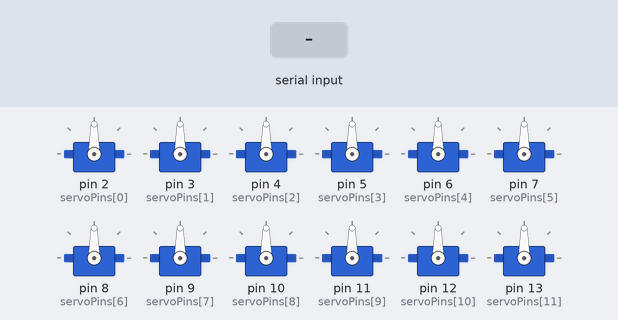
The program below on a simulated Arduino Nano, built with avr-gcc and run on an emulated ATmega328P. Shown: 12 × servo. The test bench sets the inputs (shaded band). What the program prints to the serial monitor is not drawn.

Above: at 1.7 s.
1.8 s: "WALK:1\n" received over Serial
At 2.2 s:
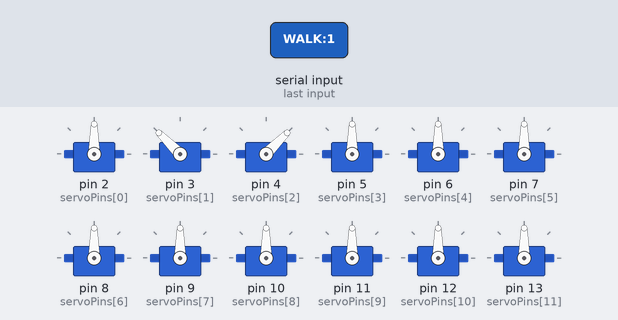
4.3 s: "STATUS:1\n" received over Serial
At 4.7 s:
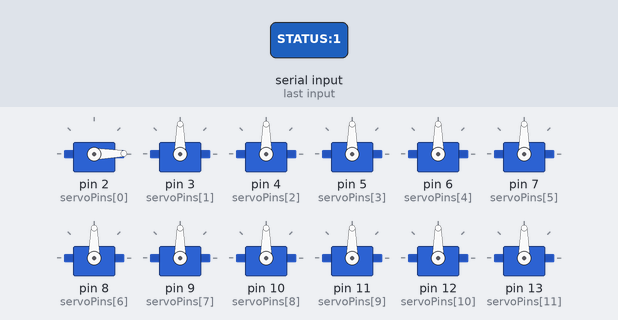
5.8 s: "ALL:\n" received over Serial
At 7.0 s:
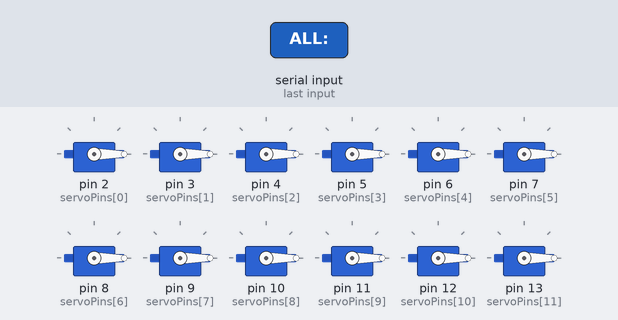
7.3 s: "WALK\n" received over Serial
At 9.1 s:
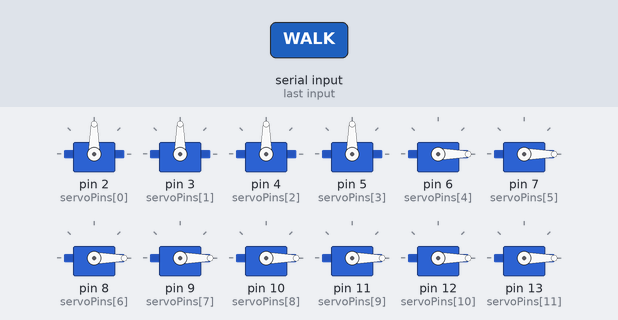
9.8 s: "STATUS:150\n" received over Serial
At 11.0 s:
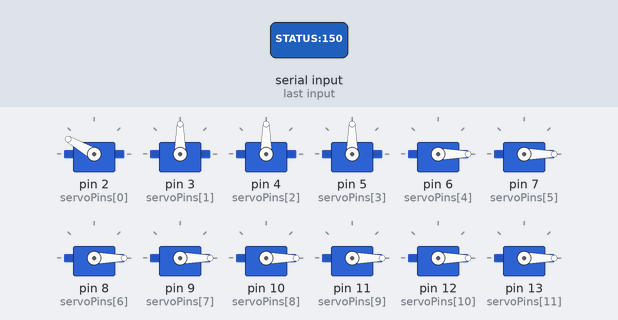
11.3 s: "WALK:150\n" received over Serial
At 12.2 s:
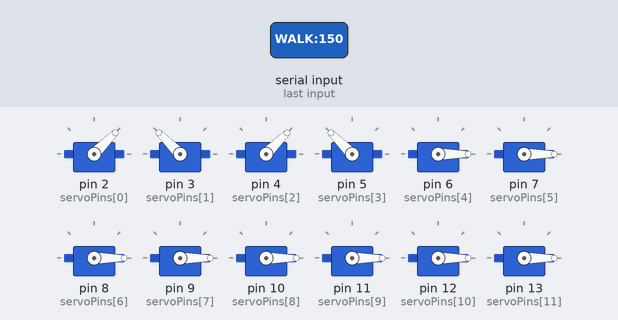
Timing chart, 0 to 15.3 s (numbered marks = the images above; inputs shaded):
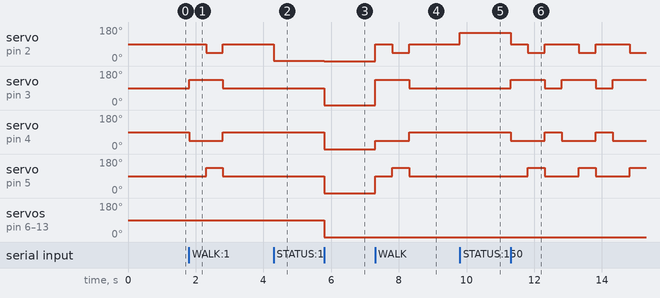

The program:

main.cpp
```cpp
/*
 * Arduino Nano Servo Control Example
 *
 * 使用 Servo 库直接通过引脚控制舵机
 *
 * 舵机信号线连接 (10个舵机):
 *   舵机 0 -> D2     舵机 1 -> D3     舵机 2 -> D4     舵机 3 -> D5
 *   舵机 4 -> D6     舵机 5 -> D7     舵机 6 -> D8     舵机 7 -> D9
 *   舵机 8 -> D10    舵机 9 -> D11
 *
 * 注意: D0/D1 用于串口通信，不用于舵机。
 *
 * 串口指令:
 *   S<编号>:<角度>    例: S0:90    舵机0转到90度
 *   SET:S<编号>:<角度>,...  例: SET:S0:30,S1:120
 *   WALK:<步数>       例: WALK:3  前进3步
 *   ALL:<角度>        例: ALL:45   所有舵机转到45度
 *   status            打印当前状态
 *   help              显示帮助
 */

#include <Arduino.h>
#include <Servo.h>
#include "services/logger.h"

// ============ 配置 ============
#define NUM_SERVOS      12          // 舵机数量
#define MIN_ANGLE       0
#define MAX_ANGLE       180
#define WALK_STEP_DELAY 500         // 每个步态姿势保持时间 (ms)

// 舵机信号引脚 (D2-D13)
const int servoPins[NUM_SERVOS] = {
    2,  3,  4,  5,  6,  7,  8,  9,   // 舵机 0-7
    10, 11, 12, 13                   // 舵机 8-11
};

// ============ 全局变量 ============
Servo servos[NUM_SERVOS];           // 舵机对象数组
int currentAngles[NUM_SERVOS];      // 当前角度
String inputBuffer = "";            // 串口输入缓冲

// ============ 函数声明 ============
void processCommand(String cmd);
void processMultipleServos(String values);
void walkForward(int steps);
void setServoAngle(int id, int angle);
void printStatus();
void printHelp();
bool isValidServo(int id);
bool isValidAngle(int angle);

// ============ 初始化 ============
void setup() {

  Serial.begin(115200);
  loggerInit(LOG_LEVEL_INFO);
  loggerPrint(LOG_LEVEL_INFO, "SYS", "System initialized.");
  LOG_E("boot error: %d", 1);
  delay(500);

  // 绑定所有舵机到引脚
  for (int i = 0; i < NUM_SERVOS; i++) {
    servos[i].attach(servoPins[i]);
    currentAngles[i] = 90;
    servos[i].write(90);
  }

  Serial.println("========================================");
  Serial.println("  10-CH Servo Control Example");
  Serial.println("========================================");
  Serial.println("Commands:");
  Serial.println("  S<id>:<angle>  - Set servo (e.g., S0:90)");
  Serial.println("  SET:S<id>:<angle>,... - Set multiple servos");
  Serial.println("  WALK:<steps>    - Walk forward (e.g., WALK:3)");
  Serial.println("  ALL:<angle>    - All servos (e.g., ALL:45)");
  Serial.println("  status         - Show status");
  Serial.println("  help           - Show help");
  Serial.println("========================================");
  Serial.print("> ");
}

// ============ 主循环 ============
void loop() {
  // 处理串口输入
  while (Serial.available() > 0) {
    char c = Serial.read();
    if (c == '\r' || c == '\n') {
      if (inputBuffer.length() > 0) {
        processCommand(inputBuffer);
        inputBuffer = "";
        Serial.println();
        Serial.print("> ");
      }
    } else if (c >= 32 && c < 127) {
      inputBuffer += c;
      Serial.print(c);
    }
  }
}

// ============ 处理指令 ============
void loggerPlatformPrint(const char* msg) {
    Serial.print(msg);
}


void processCommand(String cmd) {
  cmd.trim();
  cmd.toUpperCase();

  if (cmd == "STATUS") {
    printStatus();
    return;
  }

  if (cmd == "HELP") {
    printHelp();
    return;
  }

  // SET:S<id>:<angle>,S<id>:<angle>,...
  if (cmd.startsWith("SET:")) {
    processMultipleServos(cmd.substring(4));
    return;
  }

  // WALK:<steps>
  if (cmd == "WALK" || cmd.startsWith("WALK:")) {
    int steps = cmd == "WALK" ? 1 : cmd.substring(5).toInt();
    if (steps > 0) {
      walkForward(steps);
      Serial.print("Walked forward ");
      Serial.print(steps);
      Serial.println(" step(s)");
    } else {
      Serial.println("Error: Walk steps must be greater than 0");
    }
    return;
  }

  // ALL:<angle>
  if (cmd.startsWith("ALL:")) {
    int angle = cmd.substring(4).toInt();
    if (isValidAngle(angle)) {
      for (int i = 0; i < NUM_SERVOS; i++) {
        setServoAngle(i, angle);
      }
      Serial.print("All servos set to ");
      Serial.println(angle);
    }
    return;
  }

  // S<id>:<angle>
  if (cmd.startsWith("S")) {
    int colonPos = cmd.indexOf(':');
    if (colonPos > 1) {
      int id = cmd.substring(1, colonPos).toInt();
      int angle = cmd.substring(colonPos + 1).toInt();
      if (isValidServo(id) && isValidAngle(angle)) {
        setServoAngle(id, angle);
        Serial.print("Servo ");
        Serial.print(id);
        Serial.print(" set to ");
        Serial.println(angle);
      }
    }
    return;
  }

  Serial.print("Unknown command: ");
  Serial.println(cmd);
}

// ============ 前进步态 ==========
void walkForward(int steps) {
  //S0右前 S1右后 S2左前 S3左后
  for (int step = 0; step < steps; step++) {
    // 第一步：左前和右后抬起并向前摆动
    processMultipleServos("S0:90,S1:135,S2:45,S3:90");
    delay(WALK_STEP_DELAY);
    processMultipleServos("S0:45,S1:135,S2:45,S3:135");
    delay(WALK_STEP_DELAY);
    processMultipleServos("S0:90,S1:90,S2:90,S3:90");
    delay(WALK_STEP_DELAY);
    // delay(WALK_STEP_DELAY);
    // // 第二步：第一组落地，右前和左后抬起并向前摆动
    // processMultipleServos("S0:135,S1:90,S2:90,S3:45");
    // delay(WALK_STEP_DELAY);
    // processMultipleServos("S0:135,S1:45,S2:135,S3:45");
    // delay(WALK_STEP_DELAY);
    //     processMultipleServos("S0:90,S1:90,S2:90,S3:90");
    // delay(WALK_STEP_DELAY);
    // // 第三步：第一组再次抬起
    // processMultipleServos("S0:90,S1:135,S2:45,S3:90");
    // delay(WALK_STEP_DELAY);

    // // 第四步：第二组再次抬起，完成一个前进循环
    // processMultipleServos("S0:135,S1:90,S2:90,S3:45");
    // delay(WALK_STEP_DELAY);
  }
}

// ============ 同时设置多个舵机 ==========
void processMultipleServos(String values) {
  int start = 0;
  bool hasValidValue = false;

  while (start < static_cast<int>(values.length())) {
    int commaPos = values.indexOf(',', start);
    String item = commaPos == -1
                      ? values.substring(start)
                      : values.substring(start, commaPos);
    item.trim();

    int firstColon = item.indexOf(':');
    int secondColon = item.indexOf(':', firstColon + 1);
    if (item.startsWith("S") && firstColon == 2 && secondColon == -1) {
      int id = item.substring(1, firstColon).toInt();
      int angle = item.substring(firstColon + 1).toInt();
      if (isValidServo(id) && isValidAngle(angle)) {
        setServoAngle(id, angle);
        hasValidValue = true;
      }
    } else {
      Serial.print("Error: Invalid item ");
      Serial.println(item);
    }

    if (commaPos == -1) {
      break;
    }
    start = commaPos + 1;
  }

  if (hasValidValue) {
    Serial.println("Multiple servos updated");
  }
}

// ============ 设置舵机角度 ============
void setServoAngle(int id, int angle) {
  currentAngles[id] = angle;
  servos[id].write(angle);
}

// ============ 打印状态 ============
void printStatus() {
  Serial.println("Servo Status:");
  Serial.println("----------------------------------------");
  for (int i = 0; i < NUM_SERVOS; i++) {
    Serial.print("  S");
    Serial.print(i);
    Serial.print(": ");
    Serial.print(currentAngles[i]);
    Serial.println(" deg");
  }
  Serial.println("----------------------------------------");
}

// ============ 打印帮助 ============
void printHelp() {
  Serial.println("Available Commands:");
  Serial.println("  S<id>:<angle>  - Set servo to angle (e.g., S0:90)");
  Serial.println("  SET:S<id>:<angle>,... - Set multiple servos");
  Serial.println("  WALK:<steps>    - Walk forward (e.g., WALK:3)");
  Serial.println("  ALL:<angle>    - Set all servos (e.g., ALL:45)");
  Serial.println("  status         - Show all servo status");
  Serial.println("  help           - Show this help");
}

// ============ 校验函数 ============
bool isValidServo(int id) {
  if (id < 0 || id >= NUM_SERVOS) {
    Serial.print("Error: Servo ID must be 0-");
    Serial.println(NUM_SERVOS - 1);
    return false;
  }
  return true;
}

bool isValidAngle(int angle) {
  if (angle < MIN_ANGLE || angle > MAX_ANGLE) {
    Serial.print("Error: Angle must be ");
    Serial.print(MIN_ANGLE);
    Serial.print("-");
    Serial.println(MAX_ANGLE);
    return false;
  }
  return true;
}
```

logger.H
```cpp
#ifndef LOGGER_H
#define LOGGER_H

#include <stdint.h>

#ifdef __cplusplus
extern "C" {
#endif

typedef enum {
    LOG_LEVEL_NONE  = 0,
    LOG_LEVEL_ERROR = 1,
    LOG_LEVEL_WARN  = 2,
    LOG_LEVEL_INFO  = 3,
    LOG_LEVEL_DEBUG = 4,
    LOG_LEVEL_TRACE = 5
} LogLevel;

void loggerInit(LogLevel level);
void loggerSetLevel(LogLevel level);
LogLevel loggerGetLevel(void);

void loggerPrint(LogLevel level, const char* tag, const char* fmt, ...);

#ifdef __cplusplus
}
#endif

// ---------------------------------------------------------
// ANSI 颜色代码定义
// ---------------------------------------------------------
#define COLOR_RESET "\033[0m"
#define COLOR_RED   "\033[31m"
#define COLOR_YELLOW "\033[33m"
#define COLOR_GREEN "\033[32m"
#define COLOR_CYAN  "\033[36m"
#define COLOR_BLUE  "\033[34m"

#if defined(LOG_ENABLE) && LOG_ENABLE

// ==================== 开启日志与颜色 ====================

#if defined(COLOR_ENABLE) && COLOR_ENABLE
    // 开启颜色时的宏（不同等级对应不同颜色）
    #define LOG_E(fmt, ...)  loggerPrint(LOG_LEVEL_ERROR, COLOR_RED "E" COLOR_RESET, fmt, ##__VA_ARGS__)
    #define LOG_W(fmt, ...)  loggerPrint(LOG_LEVEL_WARN,  COLOR_YELLOW "W" COLOR_RESET, fmt, ##__VA_ARGS__)
    #define LOG_I(fmt, ...)  loggerPrint(LOG_LEVEL_INFO,  COLOR_GREEN "I" COLOR_RESET, fmt, ##__VA_ARGS__)
    #define LOG_D(fmt, ...)  loggerPrint(LOG_LEVEL_DEBUG, COLOR_CYAN "D" COLOR_RESET, fmt, ##__VA_ARGS__)
    #define LOG_T(fmt, ...)  loggerPrint(LOG_LEVEL_TRACE, COLOR_BLUE "T" COLOR_RESET, fmt, ##__VA_ARGS__)
#else
    // 关闭颜色时的宏（只有黑白）
    #define LOG_E(fmt, ...)  loggerPrint(LOG_LEVEL_ERROR, "E", fmt, ##__VA_ARGS__)
    #define LOG_W(fmt, ...)  loggerPrint(LOG_LEVEL_WARN,  "W", fmt, ##__VA_ARGS__)
    #define LOG_I(fmt, ...)  loggerPrint(LOG_LEVEL_INFO,  "I", fmt, ##__VA_ARGS__)
    #define LOG_D(fmt, ...)  loggerPrint(LOG_LEVEL_DEBUG, "D", fmt, ##__VA_ARGS__)
    #define LOG_T(fmt, ...)  loggerPrint(LOG_LEVEL_TRACE, "T", fmt, ##__VA_ARGS__)
#endif

#else
// ==================== 关闭日志 ====================
    #define LOG_E(...)
    #define LOG_W(...)
    #define LOG_I(...)
    #define LOG_D(...)
    #define LOG_T(...)

#endif

#endif
```

logger.cpp
```cpp
#include "logger.h"
#include <stdarg.h>
#include <stdio.h>
#include <string.h>

#ifndef LOG_BUFFER_SIZE
#define LOG_BUFFER_SIZE 128
#endif

static LogLevel g_logLevel = LOG_LEVEL_INFO;

extern void loggerPlatformPrint(const char* msg);

void loggerInit(LogLevel level) {
    g_logLevel = level;
}

void loggerSetLevel(LogLevel level) {
    g_logLevel = level;
}

LogLevel loggerGetLevel(void) {
    return g_logLevel;
}

void loggerPrint(LogLevel level, const char* tag, const char* fmt, ...) {
    if (level > g_logLevel) {
        return;
    }

    char buf[LOG_BUFFER_SIZE];
    int offset = 0;

    offset += snprintf(buf + offset, sizeof(buf) - offset, "[%s] ", tag);

    va_list args;
    va_start(args, fmt);
    offset += vsnprintf(buf + offset, sizeof(buf) - offset, fmt, args);
    va_end(args);

    if (offset < (int)sizeof(buf) - 2) {
        buf[offset++] = '\r';
        buf[offset++] = '\n';
        buf[offset]   = '\0';
    } else {
        buf[sizeof(buf) - 1] = '\n';
        buf[sizeof(buf) - 2] = '\r';
    }

    loggerPlatformPrint(buf);
}
```

Measured:
- after the input at 1.8 s, servo on pin 2 (servoPins[0]): 90° → 45° after 0.50 s, → 90° 0.50 s later; servo on pin 3 (servoPins[1]): 90° → 135° at once, → 90° 1.0 s later; servo on pin 4 (servoPins[2]): 90° → 45° at once, → 90° 1.0 s later; servo on pin 5 (servoPins[3]): 90° → 135° after 0.50 s, → 90° 0.50 s later
- after the input at 4.3 s, servo on pin 2 (servoPins[0]): 90° → 1° at once
- after the input at 5.8 s, servo on pin 2 (servoPins[0]): 1° → 0° at once; servo on pin 3 (servoPins[1]): 90° → 0° at once
- after the input at 7.3 s, servo on pin 2 (servoPins[0]): 0° → 90° at once, → 45° 0.50 s later, → 90° 0.50 s later; servo on pin 3 (servoPins[1]): 0° → 135° at once, → 90° 1.0 s later; servo on pin 4 (servoPins[2]): 0° → 45° at once, → 90° 1.0 s later; servo on pin 5 (servoPins[3]): 0° → 90° at once, → 135° 0.50 s later, → 90° 0.50 s later
- after the input at 9.8 s, servo on pin 2 (servoPins[0]): 90° → 150° at once
- after the input at 11.3 s, servo on pin 2 (servoPins[0]): 150° → 90° at once, then repeats every 1.5 s: 45° 0.50 s, 90° 1.0 s; servo on pin 3 (servoPins[1]): alternates 135° for 1.0 s and 90° for 0.50 s, starting at once
